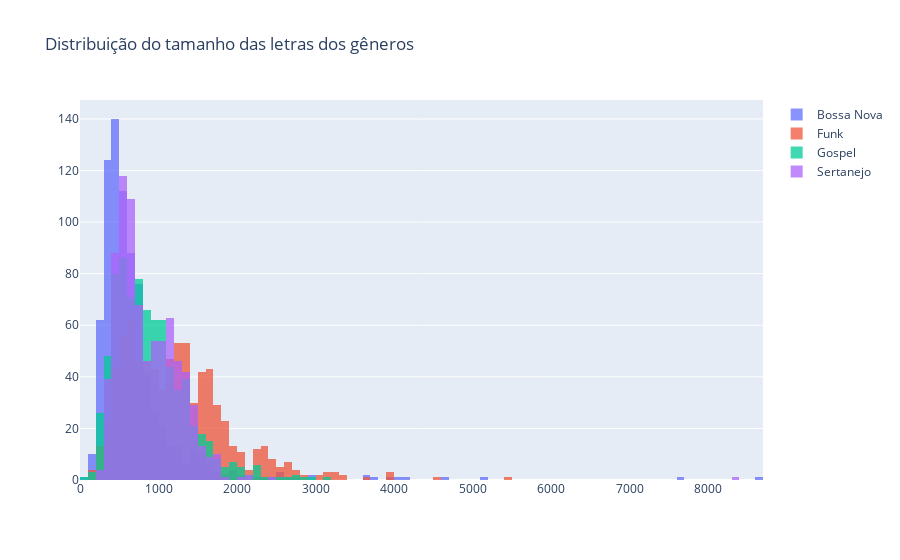

The notebook cell saved with this chart:
### Code cell
x1 = ds.loc[ds['genero'] == 1, 'len']
x2 = ds.loc[ds['genero'] == 2, 'len']
x3 = ds.loc[ds['genero'] == 3, 'len']
x4 = ds.loc[ds['genero'] == 4, 'len']

trace1 = go.Histogram(
    x=x1, name='Bossa Nova',
    opacity=0.75
)
trace2 = go.Histogram(
    x=x2, name = 'Funk',
    opacity=0.75
)
trace3 = go.Histogram(
    x=x3, name = 'Gospel',
    opacity=0.75
)
trace4 = go.Histogram(
    x=x4, name = 'Sertanejo',
    opacity=0.75
)

data = [trace1, trace2, trace3, trace4]
layout = go.Layout(barmode='overlay', title='Distribuição do tamanho das letras por gêneros')
fig = go.Figure(data=data, layout=layout)

fig.show()

### Figure 1 — Plotly figure (JSON) as saved in the notebook; plotly's stock layout.template omitted (floating-point values rounded to 4 significant figures; data arrays with more than 128 entries replaced by an {"elided": "..."} marker saying what was removed)
{"data": [{"name": "Bossa Nova", "opacity": 0.75, "type": "histogram", "x": {"elided": "792 int values"}}, {"name": "Funk", "opacity": 0.75, "type": "histogram", "x": {"elided": "787 int values"}}, {"name": "Gospel", "opacity": 0.75, "type": "histogram", "x": {"elided": "797 int values"}}, {"name": "Sertanejo", "opacity": 0.75, "type": "histogram", "x": {"elided": "798 int values"}}], "layout": {"barmode": "overlay", "title": {"text": "Distribuição do tamanho das letras dos gêneros"}}}
